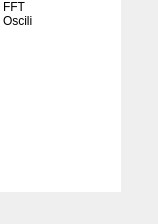
<?xml version="1.0" encoding="UTF-8"?>
<ui version="4.0">
 <class>Form</class>
 <widget class="QWidget" name="Form">
  <property name="geometry">
   <rect>
    <x>0</x>
    <y>0</y>
    <width>158</width>
    <height>224</height>
   </rect>
  </property>
  <property name="windowTitle">
   <string>Form</string>
  </property>
  <widget class="QListWidget" name="listWidget">
   <property name="geometry">
    <rect>
     <x>0</x>
     <y>0</y>
     <width>121</width>
     <height>192</height>
    </rect>
   </property>
   <property name="frameShape">
    <enum>QFrame::NoFrame</enum>
   </property>
   <property name="frameShadow">
    <enum>QFrame::Plain</enum>
   </property>
   <property name="selectionMode">
    <enum>QAbstractItemView::SingleSelection</enum>
   </property>
   <item>
    <property name="text">
     <string>FFT</string>
    </property>
   </item>
   <item>
    <property name="text">
     <string>Oscili</string>
    </property>
   </item>
  </widget>
 </widget>
 <resources/>
 <connections/>
</ui>
